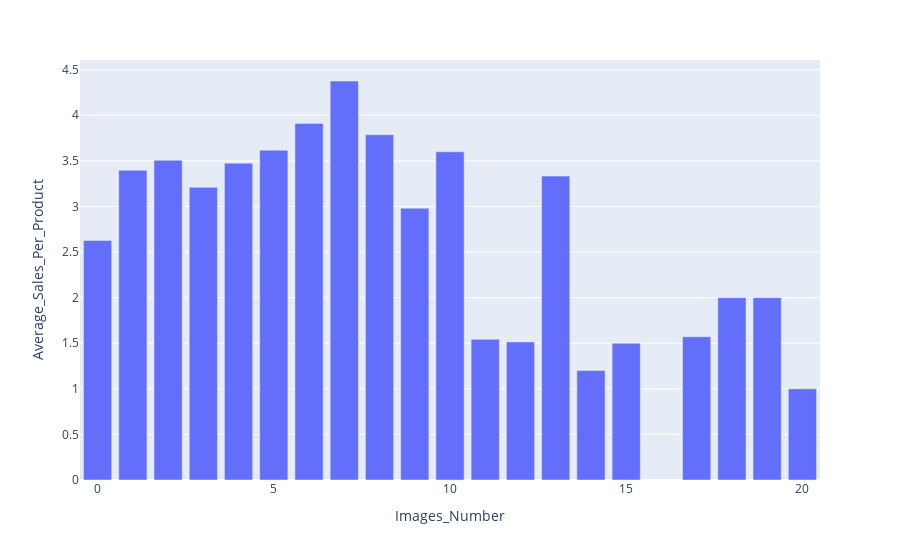

Notebook code cell kept with this figure:
### Code cell
bar_plot_img_qty=px.bar(df_average_product_sales,x = 'Images_Number',y = 'Average_Sales_Per_Product')

bar_plot_img_qty.show() #excessive use of images might reduce sales of products same with the lack of any images

### Figure 1 — Plotly figure (JSON) as saved in the notebook; plotly's stock layout.template omitted (floating-point values rounded to 4 significant figures)
{"data": [{"alignmentgroup": "True", "hovertemplate": "Images_Number=%{x}<br>Average_Sales_Per_Product=%{y}<extra></extra>", "legendgroup": "", "marker": {"color": "#636efa", "pattern": {"shape": ""}}, "name": "", "offsetgroup": "", "orientation": "v", "showlegend": false, "textposition": "auto", "type": "bar", "x": [20, 19, 18, 17, 15, 14, 13, 12, 11, 10, 9, 8, 7, 6, 5, 4, 3, 2, 1, 0], "xaxis": "x", "y": [1, 2, 2, 1.571, 1.5, 1.2, 3.333, 1.514, 1.544, 3.6, 2.981, 3.787, 4.376, 3.911, 3.617, 3.475, 3.21, 3.507, 3.398, 2.628], "yaxis": "y"}], "layout": {"barmode": "relative", "legend": {"tracegroupgap": 0}, "margin": {"t": 60}, "xaxis": {"anchor": "y", "domain": [0, 1], "title": {"text": "Images_Number"}}, "yaxis": {"anchor": "x", "domain": [0, 1], "title": {"text": "Average_Sales_Per_Product"}}}}
